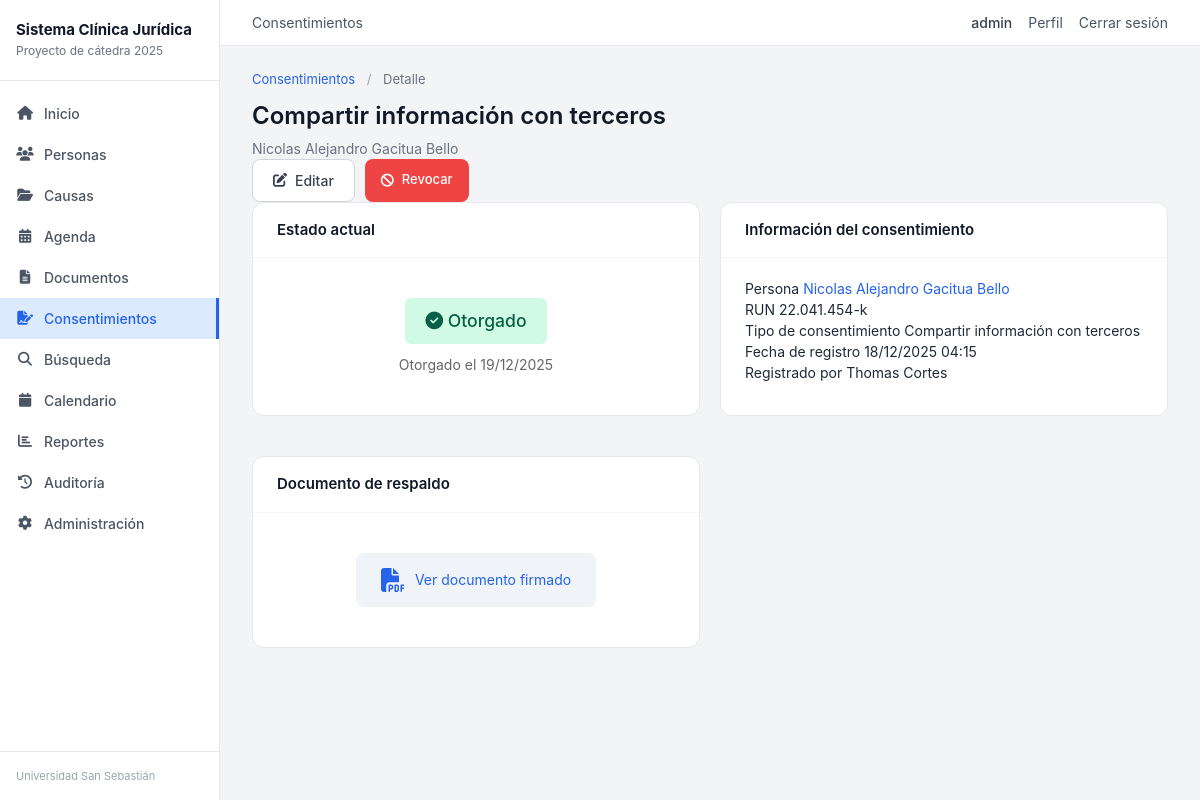
Page /consentimientos/9/ (signed in) on the committed database.
### apps/gestion/models.py (models this page shows, shortened)
class Consentimiento(models.Model):
    TIPO_CHOICES = [
        ('DATOS_PERSONALES', 'Tratamiento de datos personales'),
        ('NOTIFICACIONES', 'Recibir notificaciones'),
        ('COMPARTIR_INFO', 'Compartir información con terceros'),
        ('USO_ACADEMICO', 'Uso del caso con fines académicos'),
        ('GRABACION', 'Grabación de entrevistas'),
        ('OTRO', 'Otro'),
    ]
    persona = models.ForeignKey(
        Persona,
        on_delete=models.CASCADE,
        related_name='consentimientos',
        verbose_name='Persona'
    )
    tipo = models.CharField(
        max_length=20,
        choices=TIPO_CHOICES,
        verbose_name='Tipo de consentimiento'
    )
    otorgado = models.BooleanField(
        default=False,
        verbose_name='¿Consentimiento otorgado?'
    )
    fecha_otorgamiento = models.DateField(
        blank=True,
        null=True,
        verbose_name='Fecha de otorgamiento'
    )
    fecha_revocacion = models.DateField(
        blank=True,
        null=True,
        verbose_name='Fecha de revocación'
    )
    documento_respaldo = models.FileField(
        upload_to='consentimientos/',
        blank=True,
        null=True,
        verbose_name='Documento de respaldo',
        help_text='Consentimiento firmado escaneado'
    )
    observaciones = models.TextField(
        blank=True,
        null=True,
        verbose_name='Observaciones'
    )
    registrado_por = models.ForeignKey(
        User,
        on_delete=models.SET_NULL,
        null=True,
        blank=True,
        verbose_name='Registrado por'
    )
    fecha_registro = models.DateTimeField(
        auto_now_add=True,
        verbose_name='Fecha de registro'
    )
    class Meta:
        ordering = ['-fecha_registro']
        verbose_name = 'Consentimiento'
        verbose_name_plural = 'Consentimientos'

class Persona(models.Model):
    TIPO_PERSONA_CHOICES = [
        ('ATENDIDO', 'Persona atendida'),
        ('CONTRAPARTE', 'Contraparte'),
        ('TESTIGO', 'Testigo'),
        ('PERITO', 'Perito'),
        ('TERCERO', 'Tercero interesado'),
        ('OTRO', 'Otro'),
    ]
    GENERO_CHOICES = [
        ('M', 'Masculino'),
        ('F', 'Femenino'),
        ('O', 'Otro'),
        ('NI', 'No informa'),
    ]
    ESTADO_CIVIL_CHOICES = [
        ('SOLTERO', 'Soltero/a'),
        ('CASADO', 'Casado/a'),
        ('DIVORCIADO', 'Divorciado/a'),
        ('VIUDO', 'Viudo/a'),
        ('CONVIVIENTE', 'Conviviente civil'),
        ('SEPARADO', 'Separado/a'),
        ('NI', 'No informa'),
    ]
    REGION_CHOICES = [
        ('RM', 'Región Metropolitana'),
        ('BIOBIO', 'Región del Biobío'),
        ('LOS_RIOS', 'Región de Los Ríos'),
        ('LOS_LAGOS', 'Región de Los Lagos'),
        ('OTRA', 'Otra región'),
    ]
    run = models.CharField(
        'RUN',
        max_length=12,
        unique=True,
        validators=[validar_rut_chileno],
        help_text='Formato: 12.345.678-9'
    )
    nombres = models.CharField(max_length=100, verbose_name='Nombres')
    apellidos = models.CharField(max_length=100, verbose_name='Apellidos')
    tipo_persona = models.CharField(
        max_length=20,
        choices=TIPO_PERSONA_CHOICES,
        default='ATENDIDO',
        verbose_name='Tipo de persona'
    )
    fecha_nacimiento = models.DateField(
        'Fecha de nacimiento',
        null=True,
        blank=True,
        validators=[validar_fecha_nacimiento]
    )
    genero = models.CharField(
        max_length=2,
        choices=GENERO_CHOICES,
        default='NI',
        verbose_name='Género'
    )
    nacionalidad = models.CharField(max_length=50, default='Chilena', verbose_name='Nacionalidad')
    estado_civil = models.CharField(
        max_length=20,
        choices=ESTADO_CIVIL_CHOICES,
        default='NI',
        verbose_name='Estado civil'
    )
    ocupacion = models.CharField(max_length=100, blank=True, null=True, verbose_name='Ocupación')
    email = models.EmailField(blank=True, null=True, verbose_name='Correo electrónico')
    telefono = models.CharField(
        'Teléfono',
        max_length=20,
        blank=True,
        validators=[validar_telefono_chileno],
        help_text='Formato: +56 9 1234 5678'
    )
    direccion = models.CharField(max_length=200, blank=True, null=True, verbose_name='Dirección')
    comuna = models.CharField(max_length=100, blank=True, null=True, verbose_name='Comuna')
    region = models.CharField(
        max_length=20,
        choices=REGION_CHOICES,
        blank=True,
        null=True,
        verbose_name='Región'
    )
    es_vulnerable = models.BooleanField(default=False, verbose_name='¿Es vulnerable?')
    vulnerabilidad = models.TextField(
        blank=True,
        null=True,
        verbose_name='Descripción de vulnerabilidad',
        help_text='Describir situación de vulnerabilidad si aplica'
    )
    requiere_representante = models.BooleanField(
        default=False,
        verbose_name='¿Requiere representante?',
        help_text='Marcar si es menor de edad o tiene incapacidad'
    )
    representante_nombre = models.CharField(
        max_length=200,
        blank=True,
        null=True,
        verbose_name='Nombre del representante'
    )
    representante_run = models.CharField(
        max_length=12,
        blank=True,
        null=True,
        verbose_name='RUN del representante'
    )
    representante_telefono = models.CharField(
        max_length=20,
        blank=True,
        null=True,
        verbose_name='Teléfono del representante'
    )
    observaciones = models.TextField(blank=True, null=True, verbose_name='Observaciones')
    activo = models.BooleanField(default=True, verbose_name='Activo')
    fecha_registro = models.DateTimeField(auto_now_add=True, verbose_name='Fecha de registro')
    class Meta:
        ordering = ['-id']
        verbose_name = 'Persona'
        verbose_name_plural = 'Personas'
        indexes = [
            models.Index(fields=['run'], name='persona_run_idx'),
            models.Index(fields=['nombres', 'apellidos'], name='persona_nombre_idx'),
            models.Index(fields=['email'], name='persona_email_idx'),
            models.Index(fields=['tipo_persona'], name='persona_tipo_idx'),
            models.Index(fields=['activo'], name='persona_activo_idx'),
        ]
    def __str__(self):
        return f"{self.nombres} {self.apellidos} ({self.run})"
    def edad(self):
        if self.fecha_nacimiento:
            from datetime import date
            hoy = date.today()
            return hoy.year - self.fecha_nacimiento.year - (
                (hoy.month, hoy.day) < (self.fecha_nacimiento.month, self.fecha_nacimiento.day)
            )
        return None

### apps/gestion/views.py (the view)
# urls.py: path('consentimientos/<int:pk>/', views.consentimiento_detalle, name='consentimiento_detalle'),
@login_required
def consentimiento_detalle(request, pk):
    consentimiento = get_object_or_404(Consentimiento, pk=pk)
    context = {
        'consentimiento': consentimiento,
    }
    return render(request, 'gestion/consentimiento_detalle.html', context)

### templates/gestion/consentimiento_detalle.html (shortened to what this page needs)
{% extends 'base.html' %}
{% block section_title %}Consentimientos{% endblock %}
{% block content %}
<div class="page-header">
    <div class="page-header-content">
        <div class="breadcrumb">
            <a href="{% url 'gestion:consentimientos_lista' %}">Consentimientos</a>
            <span class="breadcrumb-separator">/</span>
            <span>Detalle</span>
        </div>
        <h1 class="page-title">{{ consentimiento.get_tipo_display }}</h1>
        <p class="page-subtitle">
            {{ consentimiento.persona.nombres }} {{ consentimiento.persona.apellidos }}
        </p>
    </div>
    <div class="page-header-actions">
        <a href="{% url 'gestion:consentimiento_editar' consentimiento.pk %}" class="btn-secondary">
            <i class="fas fa-edit"></i> Editar
        </a>
        {% if consentimiento.otorgado and not consentimiento.fecha_revocacion %}
        <a href="{% url 'gestion:consentimiento_revocar' consentimiento.pk %}" class="btn-danger">
            <i class="fas fa-ban"></i> Revocar
        </a>
        {% endif %}
    </div>
</div>
<div class="detail-grid">
    <div class="card">
        <div class="card-header">
            <h2 class="card-title">Estado actual</h2>
        </div>
        <div class="card-body">
            <div class="status-display">
                {% if consentimiento.fecha_revocacion %}
                    <span class="status-badge status-badge-lg status-red">
                        <i class="fas fa-ban"></i> Revocado
                    </span>
                    <p class="status-date">Revocado el {{ consentimiento.fecha_revocacion|date:"d/m/Y" }}</p>
                {% elif consentimiento.otorgado %}
                    <span class="status-badge status-badge-lg status-green">
                        <i class="fas fa-check-circle"></i> Otorgado
                    </span>
                    <p class="status-date">Otorgado el {{ consentimiento.fecha_otorgamiento|date:"d/m/Y" }}</p>
                {% else %}
                    <span class="status-badge status-badge-lg status-yellow">
                        <i class="fas fa-clock"></i> Pendiente
                    </span>
                    <p class="status-date">Aún no ha sido otorgado</p>
                {% endif %}
            </div>
        </div>
    </div>
    <div class="card">
        <div class="card-header">
            <h2 class="card-title">Información del consentimiento</h2>
        </div>
        <div class="card-body">
            <div class="info-grid">
                <div class="info-item">
                    <span class="info-label">Persona</span>
                    <span class="info-value">
                        <a href="{% url 'gestion:persona_detalle' consentimiento.persona.pk %}">
                            {{ consentimiento.persona.nombres }} {{ consentimiento.persona.apellidos }}
                        </a>
                    </span>
                </div>
                <div class="info-item">
                    <span class="info-label">RUN</span>
                    <span class="info-value">{{ consentimiento.persona.run }}</span>
                </div>
                <div class="info-item">
                    <span class="info-label">Tipo de consentimiento</span>
                    <span class="info-value">{{ consentimiento.get_tipo_display }}</span>
                </div>
                <div class="info-item">
                    <span class="info-label">Fecha de registro</span>
                    <span class="info-value">{{ consentimiento.fecha_registro|date:"d/m/Y H:i" }}</span>
                </div>
                <div class="info-item">
                    <span class="info-label">Registrado por</span>
                    <span class="info-value">
                        {{ consentimiento.registrado_por.get_full_name|default:consentimiento.registrado_por.username }}
                    </span>
                </div>
            </div>
        </div>
    </div>
    {% if consentimiento.documento_respaldo %}
    <div class="card">
        <div class="card-header">
            <h2 class="card-title">Documento de respaldo</h2>
        </div>
        <div class="card-body">
            <div class="document-preview">
                <a href="{{ consentimiento.documento_respaldo.url }}" target="_blank" class="document-link">
                    <i class="fas fa-file-pdf"></i>
                    <span>Ver documento firmado</span>
                </a>
            </div>
        </div>
    </div>
    {% endif %}
</div>
{% endblock %}

### templates/base.html (shortened to what this page needs)
{% load static %}
<!DOCTYPE html>
<html lang="es">
<head>
    <link rel="stylesheet" href="{% static 'css/styles.css' %}">
    <link rel="stylesheet" href="https://cdnjs.cloudflare.com/ajax/libs/font-awesome/6.4.0/css/all.min.css">
</head>
<body>
    <div class="app-container">
        <aside class="sidebar">
            <div class="sidebar-header">
                <h1 class="sidebar-title">Sistema Clínica Jurídica</h1>
                <p class="sidebar-subtitle">Proyecto de cátedra 2025</p>
            </div>
            {% if user.is_authenticated %}
            <nav class="sidebar-nav">
                <a href="{% url 'gestion:dashboard' %}" class="nav-item {% if request.resolver_match.url_name == 'dashboard' %}active{% endif %}">
                    <i class="fas fa-home"></i> Inicio
                </a>
                <a href="{% url 'gestion:personas_lista' %}" class="nav-item {% if 'persona' in request.resolver_match.url_name %}active{% endif %}">
                    <i class="fas fa-users"></i> Personas
                </a>
                <a href="{% url 'gestion:causas_lista' %}" class="nav-item {% if 'causa' in request.resolver_match.url_name %}active{% endif %}">
                    <i class="fas fa-folder-open"></i> Causas
                </a>
                <a href="{% url 'gestion:audiencias_lista' %}" class="nav-item {% if 'audiencia' in request.resolver_match.url_name %}active{% endif %}">
                    <i class="fas fa-calendar-alt"></i> Agenda
                </a>
                <a href="{% url 'gestion:documentos_lista' %}" class="nav-item {% if 'documento' in request.resolver_match.url_name %}active{% endif %}">
                    <i class="fas fa-file-alt"></i> Documentos
                </a>
                <a href="{% url 'gestion:consentimientos_lista' %}" class="nav-item {% if 'consentimiento' in request.resolver_match.url_name %}active{% endif %}">
                    <i class="fas fa-file-signature"></i> Consentimientos
                </a>
                <a href="{% url 'gestion:buscar' %}" class="nav-item {% if request.resolver_match.url_name == 'buscar' %}active{% endif %}">
                    <i class="fas fa-search"></i> Búsqueda
                </a>
                <a href="{% url 'gestion:calendario' %}" class="nav-item {% if request.resolver_match.url_name == 'calendario' %}active{% endif %}">
                    <i class="fas fa-calendar"></i> Calendario
                </a>
                {% if user.perfil.rol == 'ADMIN' or user.perfil.rol == 'DIRECTOR' or user.perfil.rol == 'SUPERVISOR' %}
                <a href="{% url 'gestion:reportes' %}" class="nav-item {% if 'reporte' in request.resolver_match.url_name %}active{% endif %}">
                    <i class="fas fa-chart-bar"></i> Reportes
                </a>
                {% endif %}
                {% if user.perfil.rol == 'ADMIN' or user.perfil.rol == 'DIRECTOR' %}
                <a href="{% url 'gestion:auditoria_lista' %}" class="nav-item {% if 'auditoria' in request.resolver_match.url_name %}active{% endif %}">
                    <i class="fas fa-history"></i> Auditoría
                </a>
                {% endif %}
                {% if user.is_superuser or user.perfil.rol == 'ADMIN' or user.perfil.rol == 'DIRECTOR' %}
                <a href="{% url 'gestion:admin_panel' %}" class="nav-item {% if 'admin_' in request.resolver_match.url_name %}active{% endif %}">
                    <i class="fas fa-cog"></i> Administración
                </a>
                {% endif %}
            </nav>
            <div class="sidebar-footer">
                Universidad San Sebastián
            </div>
            {% endif %}
        </aside>
        <div class="main-wrapper">
            <header class="topbar">
                <div class="topbar-left">
                    <span class="topbar-section">{% block section_title %}{% endblock %}</span>
                </div>
                <div class="topbar-right">
                    {% if user.is_authenticated %}
                        <span class="user-name">{{ user.username }}</span>
                        <a href="{% url 'gestion:perfil' %}" class="topbar-link">Perfil</a>
                        <form method="post" action="{% url 'logout' %}" class="logout-form">
                            <button type="submit" class="topbar-link logout-btn">Cerrar sesión</button>
                        </form>
                    {% else %}
                        <a href="{% url 'login' %}" class="topbar-link">Iniciar sesión</a>
                    {% endif %}
                </div>
            </header>
            <main class="content">
                {% block content %}{% endblock %}
            </main>
        </div>
    </div>
</body>
</html>

### rows in the picture
Consentimiento: tipo "Compartir información con terceros", persona.nombres "Nicolas Alejandro", persona.apellidos "Gacitua Bello", fecha_otorgamiento "19/12/2025", persona.run "22.041.454-k", fecha_registro "18/12/2025 04:15", registrado_por.get_full_name "Thomas Cortes"

### other values in the picture
{{ user.username }} "admin"
